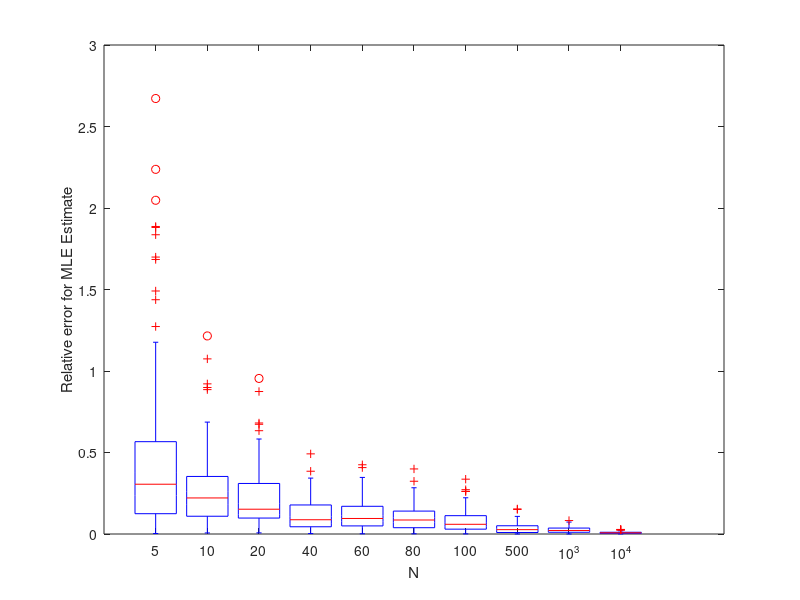
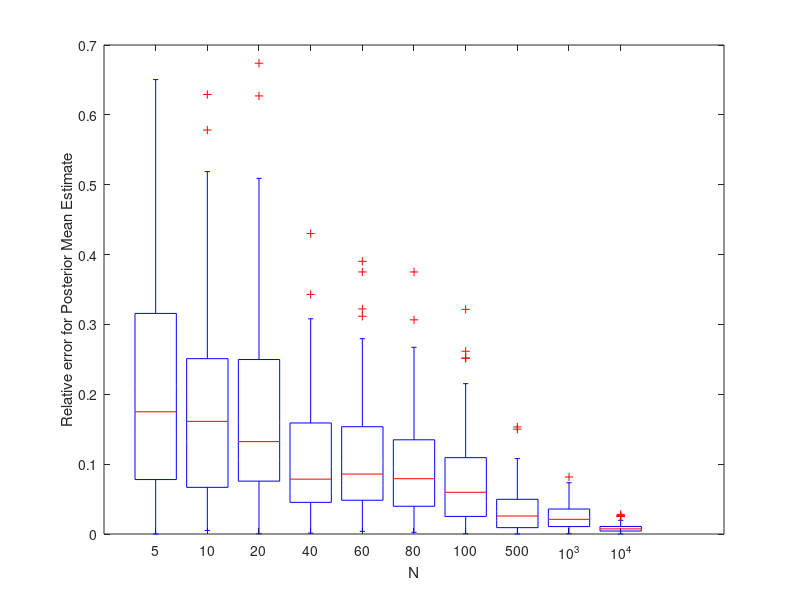

The MATLAB source for these figures, in order:
rng(5);
n_values = [5 10 20 40 60 80 100 500 10^3 10^4];

lambda = 5; % true parameter value

% the two matrices below store the boxplot values
% the first coordinate refers to the sample number
% while the second coordinate is the index of the current n value
mle_bx = zeros(100, length(n_values));
mpm_bx = zeros(100, length(n_values));

alpha = 5.5;
beta = 1;
% parameters for the prior

for k=1:length(n_values)
   n = n_values(k); % choose n
   for m=1:100
      data = -log(rand(n,1))/lambda; % transformation of the uniform RV
      
      mle = n/sum(data); % MLE estimate for lambda
      mpm = (n+alpha)/(sum(data)+beta); % Posterior Mean estimate, derived in report
     
          
      mle_bx(m, k) = abs(mle-lambda)/lambda;
      mpm_bx(m, k) = abs(mpm-lambda)/lambda;
      % store the value
      
   end
    
end

figure;
axis equal;
boxplot(mle_bx, 'Labels', {'5','10', '20', '40','60', '80', '100', '500', '10^3', '10^4'});
xlabel("N");
ylabel("Relative error for MLE Estimate");

figure;
axis equal;
boxplot(mpm_bx, 'Labels', {'5','10', '20', '40','60', '80', '100', '500', '10^3', '10^4'});
xlabel("N");
ylabel("Relative error for Posterior Mean Estimate");
